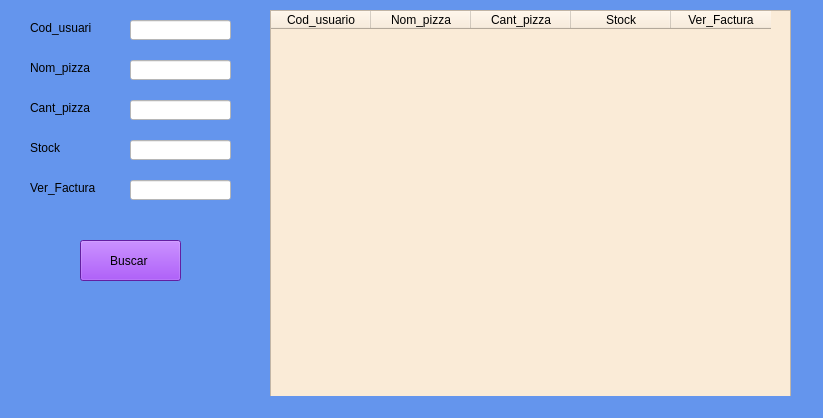
<?xml version="1.0" encoding="UTF-8"?>
<ui version="4.0">
 <class>Administracion</class>
 <widget class="QMainWindow" name="Administracion">
  <property name="geometry">
   <rect>
    <x>0</x>
    <y>0</y>
    <width>823</width>
    <height>418</height>
   </rect>
  </property>
  <property name="windowTitle">
   <string>Sistema de consulta</string>
  </property>
  <property name="styleSheet">
   <string notr="true">background-color: rgb(100, 149, 237);</string>
  </property>
  <widget class="QWidget" name="centralwidget">
   <widget class="QLabel" name="label">
    <property name="geometry">
     <rect>
      <x>30</x>
      <y>20</y>
      <width>61</width>
      <height>16</height>
     </rect>
    </property>
    <property name="text">
     <string>Cod_usuario</string>
    </property>
   </widget>
   <widget class="QLabel" name="label_2">
    <property name="geometry">
     <rect>
      <x>30</x>
      <y>60</y>
      <width>61</width>
      <height>16</height>
     </rect>
    </property>
    <property name="text">
     <string>Nom_pizza</string>
    </property>
   </widget>
   <widget class="QLabel" name="label_3">
    <property name="geometry">
     <rect>
      <x>30</x>
      <y>180</y>
      <width>81</width>
      <height>16</height>
     </rect>
    </property>
    <property name="text">
     <string>Ver_Factura</string>
    </property>
   </widget>
   <widget class="QLineEdit" name="lneCodigo">
    <property name="geometry">
     <rect>
      <x>130</x>
      <y>20</y>
      <width>101</width>
      <height>20</height>
     </rect>
    </property>
    <property name="styleSheet">
     <string notr="true">background-color: rgb(255, 255, 255);</string>
    </property>
   </widget>
   <widget class="QLineEdit" name="lneNombrepizza">
    <property name="geometry">
     <rect>
      <x>130</x>
      <y>60</y>
      <width>101</width>
      <height>20</height>
     </rect>
    </property>
    <property name="styleSheet">
     <string notr="true">background-color: rgb(255, 255, 255);</string>
    </property>
   </widget>
   <widget class="QLineEdit" name="lneComprobante">
    <property name="geometry">
     <rect>
      <x>130</x>
      <y>180</y>
      <width>101</width>
      <height>20</height>
     </rect>
    </property>
    <property name="styleSheet">
     <string notr="true">background-color: rgb(255, 255, 255);</string>
    </property>
   </widget>
   <widget class="QTableWidget" name="tblAdministracion">
    <property name="geometry">
     <rect>
      <x>270</x>
      <y>10</y>
      <width>521</width>
      <height>391</height>
     </rect>
    </property>
    <property name="styleSheet">
     <string notr="true">background-color: rgb(250, 235, 215);
</string>
    </property>
    <property name="alternatingRowColors">
     <bool>true</bool>
    </property>
    <property name="selectionMode">
     <enum>QAbstractItemView::SingleSelection</enum>
    </property>
    <property name="selectionBehavior">
     <enum>QAbstractItemView::SelectRows</enum>
    </property>
    <column>
     <property name="text">
      <string>Cod_usuario</string>
     </property>
    </column>
    <column>
     <property name="text">
      <string>Nom_pizza</string>
     </property>
    </column>
    <column>
     <property name="text">
      <string>Cant_pizza</string>
     </property>
    </column>
    <column>
     <property name="text">
      <string>Stock</string>
     </property>
    </column>
    <column>
     <property name="text">
      <string>Ver_Factura</string>
     </property>
    </column>
   </widget>
   <widget class="QPushButton" name="btnBuscar">
    <property name="geometry">
     <rect>
      <x>80</x>
      <y>240</y>
      <width>101</width>
      <height>41</height>
     </rect>
    </property>
    <property name="styleSheet">
     <string notr="true">background-color: rgb(138, 43, 226);</string>
    </property>
    <property name="text">
     <string>Buscar </string>
    </property>
   </widget>
   <widget class="QLabel" name="label_4">
    <property name="geometry">
     <rect>
      <x>30</x>
      <y>140</y>
      <width>81</width>
      <height>16</height>
     </rect>
    </property>
    <property name="text">
     <string>Stock</string>
    </property>
   </widget>
   <widget class="QLineEdit" name="lneStock">
    <property name="geometry">
     <rect>
      <x>130</x>
      <y>140</y>
      <width>101</width>
      <height>20</height>
     </rect>
    </property>
    <property name="styleSheet">
     <string notr="true">background-color: rgb(255, 255, 255);</string>
    </property>
   </widget>
   <widget class="QLabel" name="label_5">
    <property name="geometry">
     <rect>
      <x>30</x>
      <y>100</y>
      <width>81</width>
      <height>16</height>
     </rect>
    </property>
    <property name="text">
     <string>Cant_pizza</string>
    </property>
   </widget>
   <widget class="QLineEdit" name="lneCantidadpizza">
    <property name="geometry">
     <rect>
      <x>130</x>
      <y>100</y>
      <width>101</width>
      <height>20</height>
     </rect>
    </property>
    <property name="styleSheet">
     <string notr="true">background-color: rgb(255, 255, 255);</string>
    </property>
   </widget>
  </widget>
  <widget class="QStatusBar" name="statusbar"/>
 </widget>
 <resources/>
 <connections/>
</ui>
